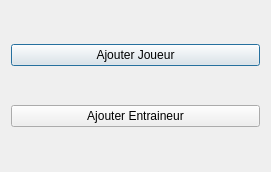
<?xml version="1.0" encoding="UTF-8"?>
<ui version="4.0">
 <class>AjouterPersonneClass</class>
 <widget class="QDialog" name="AjouterPersonneClass">
  <property name="geometry">
   <rect>
    <x>0</x>
    <y>0</y>
    <width>271</width>
    <height>172</height>
   </rect>
  </property>
  <property name="windowTitle">
   <string>AjouterPersonne</string>
  </property>
  <widget class="QWidget" name="verticalLayoutWidget">
   <property name="geometry">
    <rect>
     <x>0</x>
     <y>0</y>
     <width>271</width>
     <height>171</height>
    </rect>
   </property>
   <layout class="QVBoxLayout" name="verticalLayout">
    <item>
     <widget class="QPushButton" name="pushButtonAjouterJoueur">
      <property name="text">
       <string>Ajouter Joueur</string>
      </property>
     </widget>
    </item>
    <item>
     <widget class="QPushButton" name="pushButtonAjouterEntraineur">
      <property name="text">
       <string>Ajouter Entraineur</string>
      </property>
     </widget>
    </item>
   </layout>
  </widget>
 </widget>
 <layoutdefault spacing="6" margin="11"/>
 <resources/>
 <connections/>
</ui>
